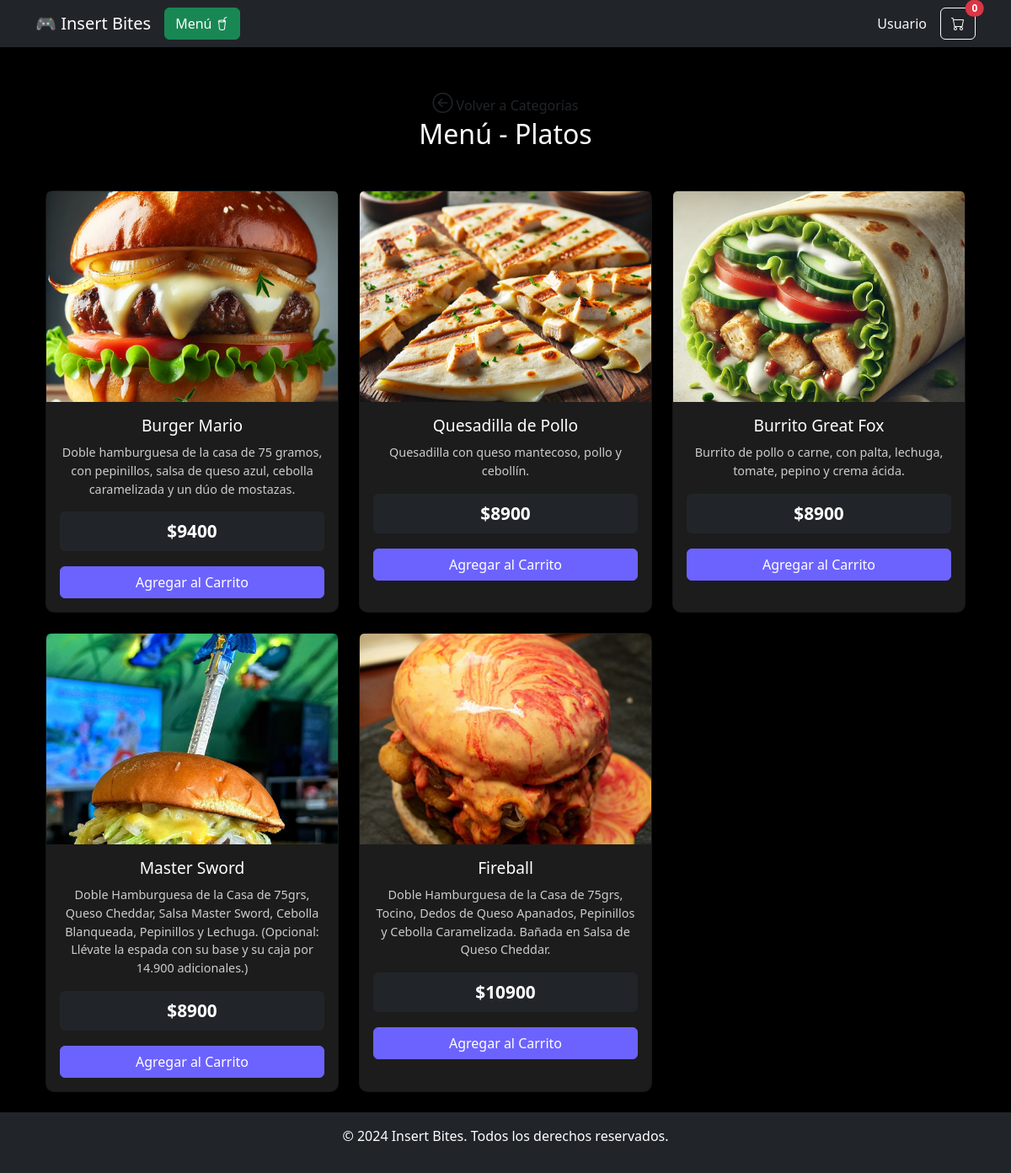
Page /menu/?categoria=Platos (signed in) on the committed database.
### pedidos/models.py (models this page shows, shortened)
class Producto(models.Model):
    CATEGORIAS = [
        ('Platos', 'Platos'),
        ('Bebestibles', 'Bebestibles'),
        ('Acompañamiento', 'Acompañamiento'),
        ('Postres', 'Postres'),
    ]
    nombre = models.CharField(max_length=100)
    categoria = models.CharField(max_length=50, choices=CATEGORIAS)
    precio = models.IntegerField()
    descripcion = models.TextField(blank=True, null=True)
    disponible = models.BooleanField(default=True)
    imagen = models.ImageField(upload_to='productos/', blank=True, null=True)

### pedidos/views.py (the view)
# urls.py: path('menu/', views.menu, name='menu'),  # Ruta para el menú
def menu(request):
    categoria = request.GET.get('categoria')
    if categoria:
        productos = Producto.objects.filter(categoria=categoria)
    else:
        productos = Producto.objects.all()
    return render(request, 'menu.html', {
        'productos': productos,
        'mesa_nombre': request.user.username if request.user.is_authenticated else "Desconocida",
        'categoria_seleccionada': categoria
    })

### pedidos/templates/menu.html (shortened to what this page needs)
{% extends 'base.html' %}
{% block content %}
    <div class="container mt-4">
        <div class="row">
            <div class="col">
                <a href="{% url 'categorias' %}" class="text-decoration-none text-dark">
                    <i class="bi bi-arrow-left-circle" style="font-size: 1.5rem;"></i> Volver a Categorías
                </a>
            </div>
        </div>
        <h2 class="text-center mb-5">
            {% if categoria_seleccionada %}
                Menú - {{ categoria_seleccionada }}
            {% else %}
                Nuestro Menú
            {% endif %}
        </h2>
        <div class="row">
            {% for producto in productos %}
            <div class="col-md-4 mb-4 d-flex align-items-stretch">
                <div class="card shadow-sm w-100 text-center" data-id="{{ producto.id }}">
                    {% if producto.imagen %}
                    <img src="{{ producto.imagen.url }}" class="card-img-top" alt="{{ producto.nombre }}" style="height: 250px; object-fit: cover;">
                    {% else %}
                    <img src="https://via.placeholder.com/300x200" class="card-img-top" alt="Imagen no disponible" style="height: 250px; object-fit: cover;">
                    {% endif %}
                    <div class="card-body">
                        <h5 class="card-title font-weight-bold">{{ producto.nombre }}</h5>
                        <p class="card-text">{{ producto.descripcion }}</p>
                        <p class="price text-white bg-dark p-2 rounded"><strong>${{ producto.precio|floatformat:0 }}</strong></p>
                        <button onclick="agregarAlCarrito({{ producto.id }})" class="btn btn-purple w-100 mt-2">Agregar al Carrito</button>
                    </div>
                </div>
            </div>
            {% empty %}
            <p class="text-center">No hay productos en esta categoría.</p>
            {% endfor %}
        </div>
    </div>
{% endblock %}

### pedidos/static/css/styles.css (style rules this page uses)
body { background-color: #000; color: white; text-align: center; }
h2 { color: #fff; margin-bottom: 30px; }
.card { border-radius: 10px; transition: transform 0.2s ease-in-out; background-color: #1c1c1c; color: white; }
.card-title { font-size: 1.2rem; margin-bottom: 10px; }
.card-text { font-size: 0.9rem; color: #ccc; }
.price { font-size: 1.3rem; color: #fff; margin-bottom: 10px; }
.btn-purple { background-color: #6c63ff; border-color: #6c63ff; font-size: 1rem; color: white; }

### rows in the picture
Producto: imagen (picture), nombre "Burger Mario", descripcion "Doble hamburguesa de la casa de 75 gramos, con pepinillos, salsa de queso azul, cebolla caramelizada y un dúo de mostazas.", precio "9400"
Producto: imagen (picture), nombre "Quesadilla de Pollo", descripcion "Quesadilla con queso mantecoso, pollo y cebollín.", precio "8900"
Producto: imagen (picture), nombre "Burrito Great Fox", descripcion "Burrito de pollo o carne, con palta, lechuga, tomate, pepino y crema ácida.", precio "8900"
Producto: imagen (picture), nombre "Master Sword", descripcion "Doble Hamburguesa de la Casa de 75grs, Queso Cheddar, Salsa Master Sword, Cebolla Blanqueada, Pepinillos y Lechuga. (Opcional: Llévate la espada con su base y su caja por 14.900 adicionales.)", precio "8900"
Producto: imagen (picture), nombre "Fireball", descripcion "Doble Hamburguesa de la Casa de 75grs, Tocino, Dedos de Queso Apanados, Pepinillos y Cebolla Caramelizada. Bañada en Salsa de Queso Cheddar.", precio "10900"

### other values in the picture
{{ categoria_seleccionada }} "Platos"
